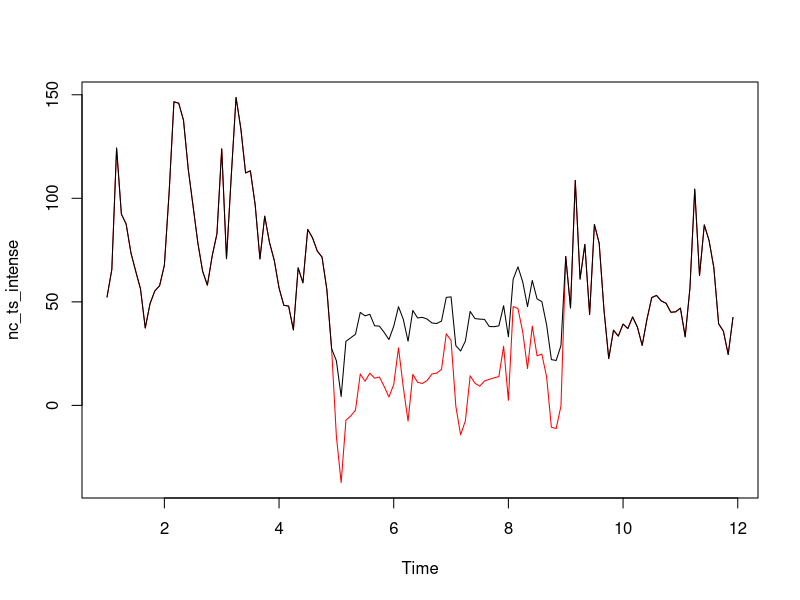
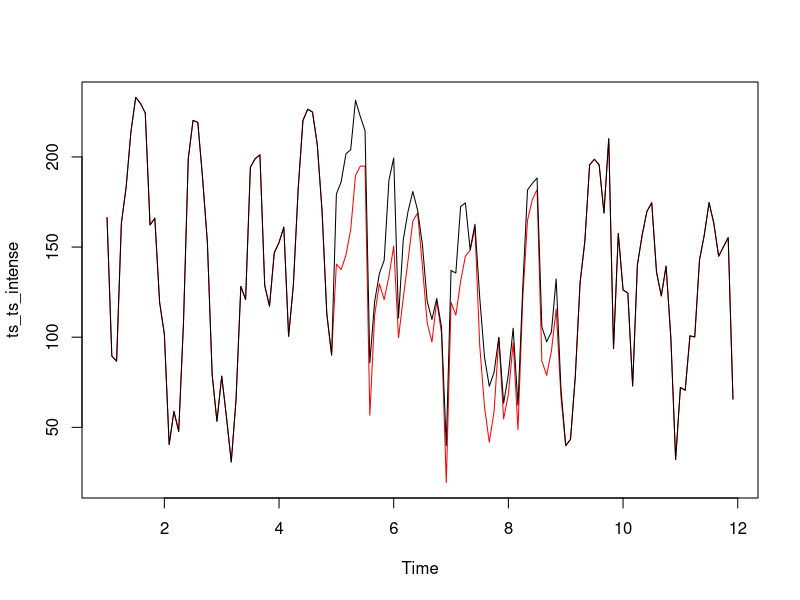
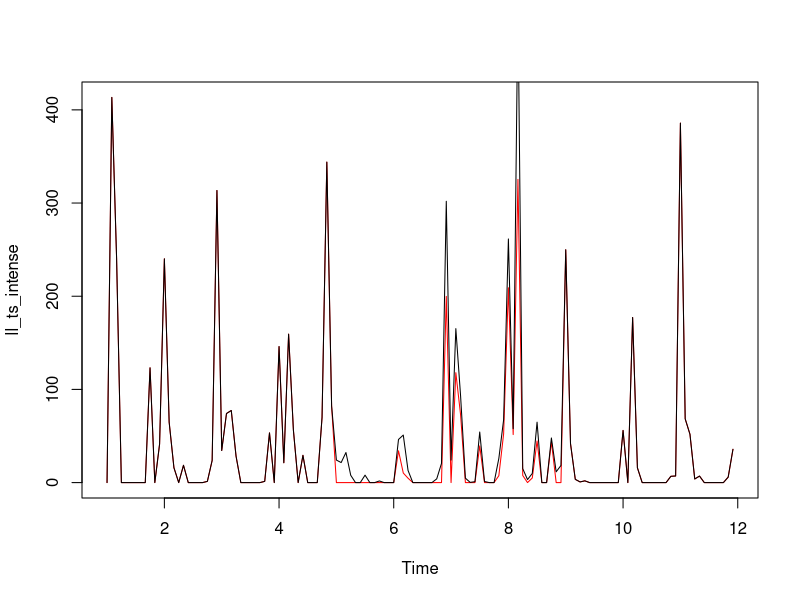

Reproduce these figures in R, in order. (Note: this script raises an error after producing the figures.)
# EDA on the water rights data
library(stringr)
setwd("~/Documents/__college/reseach_stuff/hr2w_droughts/data/santa_cruz/")

# read in the North Coast Creeks

d1 <- read.csv("water_right_progress_reportS002043.csv")
d1 <- d1[,c(1:3)]
names(d1)<- c("year","month","volume2043")
#drop 088
d1 <- d1[which(d1$year!=2008),]

d2 <- read.csv("water_right_progress_reportS002042.csv") 
d2 <- d2[,c(1:3)]
names(d2)<- c("year","month","volume2042")
d2 <- d2[which(d2$year!=2008),]


d3 <- read.csv("water_right_progress_reportS008610.csv") 
d3 <- d3[,c(1:3)]
names(d3)<- c("year","month","volume8610")
d3 <- d3[complete.cases(d3),]
d3 <- d3[-133,]

d4 <- read.csv("water_right_progress_reportS002044.csv") # the AR one
d4 <- d4[,c(1:3)]
names(d4)<- c("year","month","volume2044")
d4 <- d4[which(d4$year!=2008),]


# Read in the Feltotn Diversions

d5 <- read.csv("water_right_progress_report16601.csv") # the AR one
d5 <- d5[,c(1:3)]
names(d5)<- c("year","month","volume16601")
d5 <- d5[complete.cases(d5),]

d6 <- read.csv("water_right_progress_report16123.csv")
d6 <- d6[,c(1:3)]
names(d6)<- c("year","month","volume16123")
d6 <- d6[which(d6$year!=2008),]
d6 <- d6[which(d6$year!=2020),]


# read in the Tait Street diversions
d8 <- read.csv("water_right_progress_report7200.csv")
d8 <- d8[c(1:3)]
d8 <- d8[which(d8$Year!=2008),]
d8 <- d8[complete.cases(d8),]
names(d8) <- c("year","month","volume7200")

d9 <- read.csv("water_right_progress_report1553.csv")
d9 <- d9[c(1:3)]
d9 <- d9[which(d9$Year!=2008),]
d9 <- d9[complete.cases(d9),]
names(d9) <- c("year","month","volume1553")

# newell creek
d7 <- read.csv("water_right_progress_report9847.csv")
# do some checks on d7
#plot(d7[,3],type="l")
#lines(d7[,4],type="l")
#lines(d7[,5],type="l",col="red")
# ASSUMPTION FOR NOW:
# add the first 2 columns to get total amount diverted 
# or collected to storage 
d7[is.na(d7[,4]),4] <- 0
d7[,3] <- d7[,3]+d7[,4]

d7 <-d7[,c(1:3,5)]
names(d7) <- c("year","month","volume9847","newellUsed")
d7 <- d7[which(d7$year!=2008),]
d7 <- d7[which(d7$year!=2020),]

# this one we know is in AF so divide by 3 to get the MG value
d7$volume9847 <- d7$volume9847/3.06888785
d7$newellUsed <- d7$newellUsed/3.06888785

# now combine them
df <- d1
df$month <- match(df$month,month.name)
df$datetime <- paste0(df$year,"-",str_pad(string = df$month,width = 2,pad = "0",side = "left"),"-","01")
df$datetime <- as.Date(df$datetime,format = "%Y-%m-%d")

# now add all the relavent columns 
df <- cbind(df,d2$volume2042,d3$volume8610,d4$volume2044,d5$volume16601,
            d6$volume16123,d7$volume9847,d8$volume7200,d9$volume1553,d7$newellUsed)

# clean up the GW column
# goal is to have it be one distribution of GW in Jnauary and the rest are 0s 


# now clean up DF to be in a nice order and remove the junk
#df <- df[,c(4,3,5:10)]
df$year <- as.numeric(format(df$datetime,'%Y'))

# north coast is 2042,2043,2044,8610
df_sources <- data.frame(date= df$datetime)
df_sources$northCoast <- (df$`d2$volume2042`+df$volume2043+df$`d4$volume2044`+df$`d3$volume8610`)/3.06888785
# make sure it's converted to MG

# Tait Street diersions 1553,7200
df_sources$taitStreet <- (df$`d8$volume7200`+df$`d9$volume1553`)/3.06888785

# Felton Diversions to Loch Lomond
df_sources$feltonDiversions <- (df$`d5$volume16601`+df$`d6$volume16123`)/3.06888785

# Newell Creek (Lomond Outflow)
df_sources$newellInflow <- df$`d7$volume9847`
df_sources$newellUsed   <- df$`d7$newellUsed`

#write.csv(df_sources,file="~/Documents/__college/reseach_stuff/hr2w_droughts/data/santa_cruz/sc_input_data_baseline.csv")

# break these down into time serieses ------------------------------------------
nc_ts <- ts(df_sources[,c(2)],frequency = 12)
nc_ts_components <- decompose(nc_ts)

ts_ts <- ts(df_sources$taitStreet,frequency = 12)
ts_ts_components <- decompose(ts_ts)

ll_ts <- ts(df_sources$newellInflow+df_sources$feltonDiversions,frequency = 12)
ll_ts_components <- decompose(ll_ts)

# "non drought" years: 2010
nd_rows <- which(format(df_sources$date,"%Y")%in%c("2010"))
#nd_rows_ts <-
# "Drought" years: 2015
d_rows <- which(format(df_sources$date,"%Y")%in%c("2013","2014","2015","2016"))

# seasonally adjust each -------------------------------------------------------
nc_ts_sa <- nc_ts - nc_ts_components$seasonal 
ts_ts_sa <- ts_ts - ts_ts_components$seasonal
ll_ts_sa <- ll_ts - ll_ts_components$seasonal

#  Calculate a 'baseline' mean 

nc_ts_baseline <- mean(nc_ts_sa[nd_rows])
ts_ts_baseline <- mean(ts_ts_sa[nd_rows])
ll_ts_baseline <- mean(ll_ts_sa[nd_rows])

nc_ts_sa <- nc_ts_sa - nc_ts_baseline
ts_ts_sa <- ts_ts_sa - ts_ts_baseline
ll_ts_sa <- ll_ts_sa - ll_ts_baseline

# now make a drought of greater intensity 
reduction_factor <- .5
nc_ts_sa_intense <- nc_ts_sa
nc_ts_sa_intense[d_rows] <- nc_ts_sa[d_rows] - abs(nc_ts_sa[d_rows])*reduction_factor

ts_ts_sa_intense <- ts_ts_sa
ts_ts_sa_intense[d_rows] <- ts_ts_sa[d_rows]- abs(ts_ts_sa[d_rows])*reduction_factor



ll_ts_sa_intense <- ll_ts_sa
ll_ts_sa_intense[d_rows] <- ll_ts_sa[d_rows]-abs(ll_ts_sa[d_rows])*reduction_factor


# re-introduce the seasonality
nc_ts_intense <- nc_ts_sa_intense+nc_ts_components$seasonal + nc_ts_baseline

ll_ts_intense <- ll_ts_sa_intense + ll_ts_components$seasonal + ll_ts_baseline
ll_ts_intense[which(ll_ts_intense<=0)] <- 0

ts_ts_intense <- ts_ts_sa_intense + ts_ts_components$seasonal + ts_ts_baseline

# now make plots 
plot(nc_ts_intense,col="red")
lines(nc_ts,col='black')

plot(ts_ts_intense,col="red")
lines(ts_ts,col="black")

plot(ll_ts_intense,col="red")
lines(ll_ts,col="black")

df_sources_intense <- df_sources
df_sources_intense$northCoast <- as.numeric(nc_ts_intense)
df_sources_intense$taitStreet <- as.numeric(ts_ts_intense)
df_sources_intense$newellInflow <- as.numeric(nc_ts_intense)


# baseline looks like this: 
# 2009,10,11,12 -- 14,15,16 --2009,10,11,12

pre_years  <- which(format(df_sources$date,"%Y")%in%c("2009","2010","2011","2012"))
mid_years  <- which(format(df_sources$date,"%Y")%in%c("2014","2015"))
post_years <- which(format(df_sources$date,"%Y")%in%c("2009","2010","2011","2012"))
post_years_long <- which(format(df_sources$date,"%Y")%in%c("2009","2010"))

df_sources_baseline <- df_sources[c(pre_years,mid_years,post_years),]
# intense looks like this
#  2009,10,11,12 --14a,15a,16a --2009,10,11,12

df_sources_intense<- rbind(df_sources[c(pre_years),],df_sources_intense[mid_years,],df_sources[post_years,])

# long looks like this
#  2009,10,11,12 --14,15,16,14,15,16 --2009
df_sources_long <- rbind(df_sources[c(pre_years),],df_sources[mid_years,],df_sources[mid_years,],df_sources[post_years_long,])

# long+ intense looks like this
# 2009,10,11,12 --14a,15a,16a,14a,15a,16a -- 2009
df_sources_long_intense <- rbind(df_sources[c(pre_years),],df_sources_intense[mid_years,],df_sources_intense[mid_years,],df_sources[post_years_long,])

# now write appropriate dates for each and write them to files.
df_sources_baseline$date <- df_sources$date[1:120]
df_sources_intense$date <- df_sources$date[1:120]
df_sources_long$date <- df_sources$date[1:120]
df_sources_long_intense$date <- df_sources$date[1:120]

# sanity check to change anything below 0 to 0 because
# soomehow it's possible for things to get <0 using the above code

df_sources_baseline[df_sources_baseline<0] <- 0
df_sources_long[df_sources_long<0] <- 0
df_sources_intense[df_sources_intense<0] <- 0
df_sources_long_intense[df_sources_long_intense<0] <-0

write.csv(df_sources_baseline,file="~/Documents/__college/reseach_stuff/hr2w_droughts/data/santa_cruz/generated_drought_scenarios/baseline.csv")
write.csv(df_sources_intense,file="~/Documents/__college/reseach_stuff/hr2w_droughts/data/santa_cruz/generated_drought_scenarios/intense.csv")
write.csv(df_sources_long,file="~/Documents/__college/reseach_stuff/hr2w_droughts/data/santa_cruz/generated_drought_scenarios/long.csv")
write.csv(df_sources_long_intense,file="~/Documents/__college/reseach_stuff/hr2w_droughts/data/santa_cruz/generated_drought_scenarios/long_intense.csv")


# make a few plots 
plot(df_sources_intense$taitStreet~df_sources_baseline$date,type="l",col="red")
lines(df_sources_long$taitStreet~df_sources_baseline$date,type="l",col="blue")
lines(df_sources_baseline$taitStreet~df_sources_baseline$date,type="l",col="black")
lines(df_sources_long_intense$taitStreet~df_sources_baseline$date,type="l",col="green")



